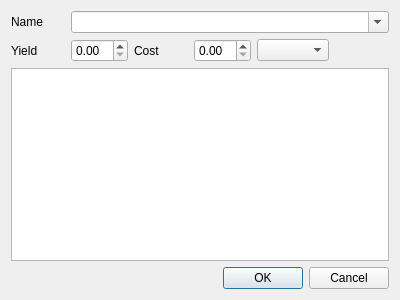
<?xml version="1.0" encoding="UTF-8"?>
<ui version="4.0">
 <class>NewPrimeSugar</class>
 <widget class="QDialog" name="NewPrimeSugar">
  <property name="geometry">
   <rect>
    <x>0</x>
    <y>0</y>
    <width>400</width>
    <height>300</height>
   </rect>
  </property>
  <property name="windowTitle">
   <string>Dialog</string>
  </property>
  <layout class="QGridLayout" name="gridLayout">
   <item row="0" column="0">
    <widget class="QLabel" name="nameLabel">
     <property name="text">
      <string>Name</string>
     </property>
    </widget>
   </item>
   <item row="4" column="0" colspan="6">
    <widget class="QPlainTextEdit" name="descrEdit"/>
   </item>
   <item row="5" column="0" colspan="6">
    <widget class="QDialogButtonBox" name="buttonBox">
     <property name="orientation">
      <enum>Qt::Horizontal</enum>
     </property>
     <property name="standardButtons">
      <set>QDialogButtonBox::Cancel|QDialogButtonBox::Ok</set>
     </property>
    </widget>
   </item>
   <item row="3" column="1">
    <widget class="QDoubleSpinBox" name="yieldSpin"/>
   </item>
   <item row="3" column="0">
    <widget class="QLabel" name="yieldLabel">
     <property name="text">
      <string>Yield</string>
     </property>
    </widget>
   </item>
   <item row="3" column="2">
    <widget class="QLabel" name="costLabel">
     <property name="text">
      <string>Cost</string>
     </property>
    </widget>
   </item>
   <item row="3" column="3">
    <widget class="QDoubleSpinBox" name="costSpin"/>
   </item>
   <item row="3" column="4">
    <widget class="QComboBox" name="costUnitsCombo"/>
   </item>
   <item row="0" column="1" colspan="5">
    <widget class="QComboBox" name="nameEditCombo">
     <property name="editable">
      <bool>true</bool>
     </property>
    </widget>
   </item>
  </layout>
 </widget>
 <resources/>
 <connections>
  <connection>
   <sender>buttonBox</sender>
   <signal>accepted()</signal>
   <receiver>NewPrimeSugar</receiver>
   <slot>accept()</slot>
   <hints>
    <hint type="sourcelabel">
     <x>248</x>
     <y>254</y>
    </hint>
    <hint type="destinationlabel">
     <x>157</x>
     <y>274</y>
    </hint>
   </hints>
  </connection>
  <connection>
   <sender>buttonBox</sender>
   <signal>rejected()</signal>
   <receiver>NewPrimeSugar</receiver>
   <slot>reject()</slot>
   <hints>
    <hint type="sourcelabel">
     <x>316</x>
     <y>260</y>
    </hint>
    <hint type="destinationlabel">
     <x>286</x>
     <y>274</y>
    </hint>
   </hints>
  </connection>
 </connections>
</ui>
